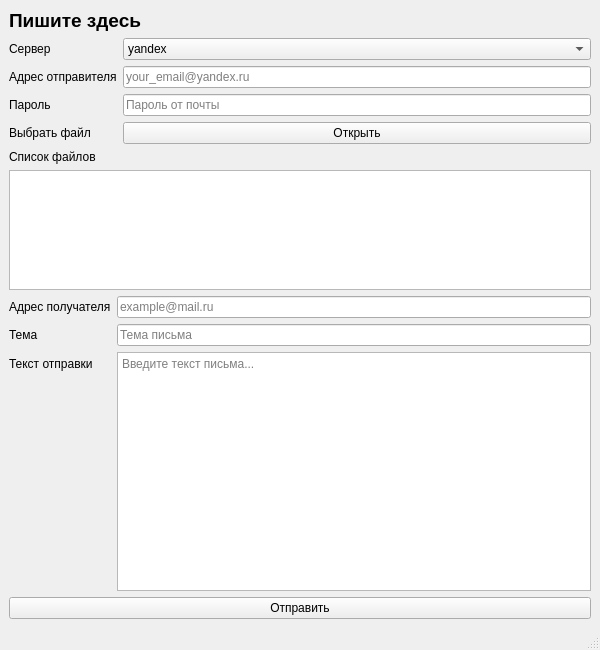
<?xml version="1.0" encoding="UTF-8"?>
<ui version="4.0">
 <class>MainWindow</class>
 <widget class="QMainWindow" name="MainWindow">
  <property name="geometry">
   <rect>
    <x>0</x>
    <y>0</y>
    <width>600</width>
    <height>650</height>
   </rect>
  </property>
  <property name="windowTitle">
   <string>Отправка Email с вложениями</string>
  </property>
  <widget class="QWidget" name="centralwidget">
   <layout class="QVBoxLayout" name="verticalLayout">
    <item>
     <widget class="QLabel" name="header_label">
      <property name="text">
       <string>Пишите здесь</string>
      </property>
      <property name="font">
       <font>
        <pointsize>14</pointsize>
        <weight>75</weight>
        <bold>true</bold>
       </font>
      </property>
     </widget>
    </item>
    <item>
     <layout class="QFormLayout" name="formLayout">
      <item row="0" column="0">
       <widget class="QLabel" name="label_server">
        <property name="text">
         <string>Сервер</string>
        </property>
       </widget>
      </item>
      <item row="0" column="1">
       <widget class="QComboBox" name="comboBox">
        <item>
         <property name="text">
          <string>yandex</string>
         </property>
        </item>
        <item>
         <property name="text">
          <string>mail</string>
         </property>
        </item>
        <item>
         <property name="text">
          <string>gmail</string>
         </property>
        </item>
       </widget>
      </item>
      <item row="1" column="0">
       <widget class="QLabel" name="label_from">
        <property name="text">
         <string>Адрес отправителя</string>
        </property>
       </widget>
      </item>
      <item row="1" column="1">
       <widget class="QLineEdit" name="addr_from">
        <property name="placeholderText">
         <string>your_email@yandex.ru</string>
        </property>
       </widget>
      </item>
      <item row="2" column="0">
       <widget class="QLabel" name="label_password">
        <property name="text">
         <string>Пароль</string>
        </property>
       </widget>
      </item>
      <item row="2" column="1">
       <widget class="QLineEdit" name="password">
        <property name="echoMode">
         <enum>QLineEdit::Password</enum>
        </property>
        <property name="placeholderText">
         <string>Пароль от почты</string>
        </property>
       </widget>
      </item>
      <item row="3" column="0">
       <widget class="QLabel" name="label_file">
        <property name="text">
         <string>Выбрать файл</string>
        </property>
       </widget>
      </item>
      <item row="3" column="1">
       <widget class="QPushButton" name="open_file">
        <property name="text">
         <string>Открыть</string>
        </property>
       </widget>
      </item>
     </layout>
    </item>
    <item>
     <widget class="QLabel" name="label_file_list">
      <property name="text">
       <string>Список файлов</string>
      </property>
     </widget>
    </item>
    <item>
     <widget class="QListWidget" name="file_list">
      <property name="maximumSize">
       <size>
        <width>16777215</width>
        <height>120</height>
       </size>
      </property>
     </widget>
    </item>
    <item>
     <layout class="QFormLayout" name="formLayout2">
      <item row="0" column="0">
       <widget class="QLabel" name="label_to">
        <property name="text">
         <string>Адрес получателя</string>
        </property>
       </widget>
      </item>
      <item row="0" column="1">
       <widget class="QLineEdit" name="addr_to">
        <property name="placeholderText">
         <string>example@mail.ru</string>
        </property>
       </widget>
      </item>
      <item row="1" column="0">
       <widget class="QLabel" name="label_subj">
        <property name="text">
         <string>Тема</string>
        </property>
       </widget>
      </item>
      <item row="1" column="1">
       <widget class="QLineEdit" name="msg_subj">
        <property name="placeholderText">
         <string>Тема письма</string>
        </property>
       </widget>
      </item>
      <item row="2" column="0">
       <widget class="QLabel" name="label_text">
        <property name="text">
         <string>Текст отправки</string>
        </property>
       </widget>
      </item>
      <item row="2" column="1">
       <widget class="QTextEdit" name="msg_text">
        <property name="placeholderText">
         <string>Введите текст письма...</string>
        </property>
       </widget>
      </item>
     </layout>
    </item>
    <item>
     <widget class="QPushButton" name="sendmail">
      <property name="text">
       <string>Отправить</string>
      </property>
     </widget>
    </item>
   </layout>
  </widget>
  <widget class="QMenuBar" name="menubar">
   <property name="geometry">
    <rect>
     <x>0</x>
     <y>0</y>
     <width>600</width>
     <height>22</height>
    </rect>
   </property>
  </widget>
  <widget class="QStatusBar" name="statusbar"/>
 </widget>
 <resources/>
 <connections/>
</ui>
